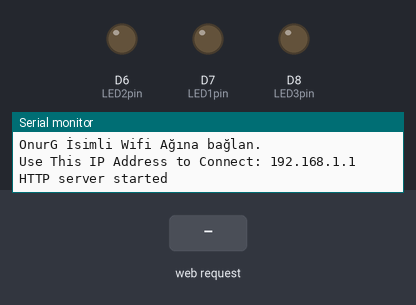
Recording of a sketch running on a simulated ESP8266 (NodeMCU). Parts: output pins drawn as LEDs (lit = HIGH), the last lines printed to the serial monitor. Dashed ring = blinking. Inputs (shaded band) come from the test bench.

Above: at 1.2 s.
1.3 s: HTTP request GET /ledblinkon received
At 1.67 s:
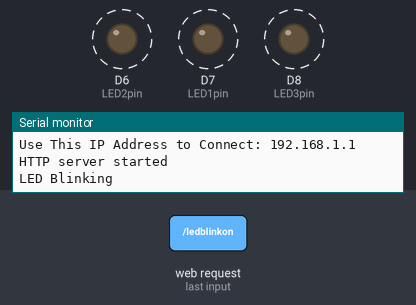
4.3 s: HTTP request GET /led1on received
At 4.45 s:
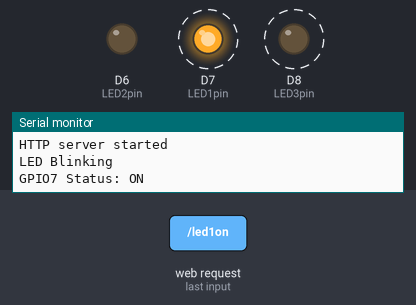
7.3 s: HTTP request GET /led2on received
10.3 s: HTTP request GET /ledblinkoff received
At 11.5 s:
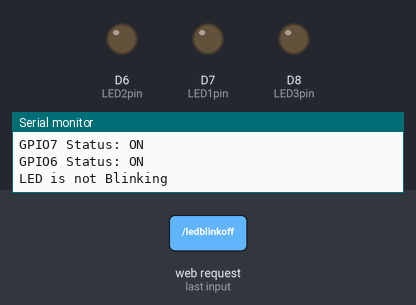
11.8 s: HTTP request GET /ledblinkon received
At 12.0 s:
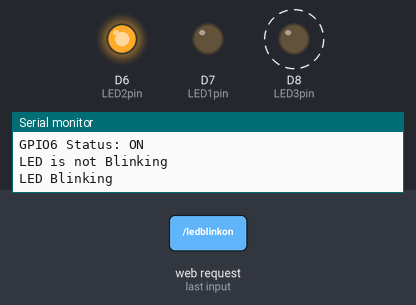
14.8 s: HTTP request GET /led2off received
Timing chart, 0 to 18.8 s (numbered marks = the images above; inputs shaded):
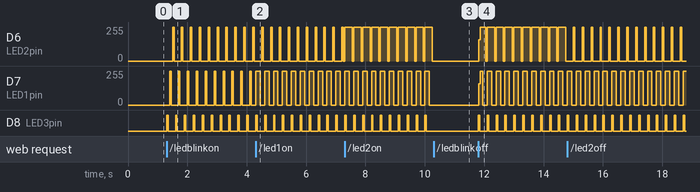

The sketch:

NodeMCU_APmode_3buton_calisan.ino
```cpp
#include <ESP8266WiFi.h>
#include <ESP8266WebServer.h>

/* Put your SSID & Password */
const char* ssid = "OnurG";  // Enter SSID here
const char* password = "123456789";  //Enter Password here

//const char* ssid = "FiberHGW_ZTRF6K_2.4Ghz";  // Enter SSID here
//const char* password = "hUpeexujtd";  //Enter Password here

/* Put IP Address details */
IPAddress local_ip(192,168,1,1);
IPAddress gateway(192,168,1,1);
IPAddress subnet(255,255,255,0);

ESP8266WebServer server(80);

uint8_t LED1pin = D7;
bool LED1status = LOW;
uint8_t LED2pin = D6;
bool LED2status = LOW;
uint8_t LED3pin = D8;
bool LED3status = LOW;


void setup() {
 WiFi.mode(WIFI_AP_STA); //AP ve STA mod tanımlanır ayrıca default IP adresi yerine kendi tanımladığımız bir IP adresi girmek istiyorsak zorunlu bir komuttur.
 pinMode(LED1pin, OUTPUT);
 pinMode(LED2pin, OUTPUT);
 pinMode(LED3pin, OUTPUT);
 Serial.begin(115200);
 Serial.println();
 WiFi.softAPConfig(local_ip, gateway,subnet); //.softAPConfig komutu ile yeni bir IP adresi atanır.
 WiFi.softAP(ssid, password); // yeni kullanıcı adı ve şifre atanır. ÖNEMLİ.. IPConfig atamasından sonra tanımlanmalıdır.
 IPAddress nodemcu_IP = WiFi.softAPIP(); // Kontrol amaçlı atanan Ip adresi seri ekrana yazdırılır.
 Serial.print(ssid); Serial.println(" İsimli Wifi Ağına bağlan.");
 Serial.print("Use This IP Address to Connect: ");
 Serial.println(nodemcu_IP); //Seri ekranda gör.

  server.on("/", handle_OnConnect);
  server.on("/led1on", handle_led1on);
  server.on("/led1off", handle_led1off);
  server.on("/led2on", handle_led2on);
  server.on("/led2off", handle_led2off);
  server.on("/ledblinkon", handle_ledblinkon); //yeni
  server.on("/ledblinkoff", handle_ledblinkoff); //yeni
  server.onNotFound(handle_NotFound);

  server.begin();
  Serial.println("HTTP server started");
}
void loop() {
  server.handleClient();
  if(LED1status)
  {digitalWrite(LED1pin, HIGH);
}
  else
  {digitalWrite(LED1pin, LOW);}

  if(LED2status)
  {digitalWrite(LED2pin, HIGH);
 }
  else
  {digitalWrite(LED2pin, LOW);}

  if(LED3status)

  {digitalWrite(LED3pin,HIGH);
   delay(50);
   digitalWrite(LED3pin,LOW);
   delay(50);
   digitalWrite(LED1pin, HIGH);
   delay(50);
   digitalWrite(LED1pin, LOW);
   delay(50);
   digitalWrite(LED2pin, HIGH);
   delay(50);
   digitalWrite(LED2pin, LOW);
   delay(50);
  }
  else
  {digitalWrite(LED3pin,LOW);
  digitalWrite(LED1pin, LOW);
  digitalWrite(LED2pin, LOW);
  }
}

void handle_OnConnect() {
  LED1status = LOW;
  LED2status = LOW;
  LED3status = LOW;
  Serial.println("GPIO7 Status: OFF | GPIO6 Status: OFF");
  server.send(200, "text/html", SendHTML(LED1status,LED2status,LED3status));
}

void handle_led1on() {
  LED1status = HIGH;
  Serial.println("GPIO7 Status: ON");
  server.send(200, "text/html", SendHTML(true,LED2status,LED3status));
}

void handle_led1off() {
  LED1status = LOW;
  Serial.println("GPIO7 Status: OFF");
  server.send(200, "text/html", SendHTML(false,LED2status,LED3status));
}

void handle_led2on() {
  LED2status = HIGH;
  Serial.println("GPIO6 Status: ON");
  server.send(200, "text/html", SendHTML(LED1status,true,LED3status));
}

void handle_led2off() {
  LED2status = LOW;
  Serial.println("GPIO6 Status: OFF");
  server.send(200, "text/html", SendHTML(LED1status,false,LED3status));
}

void handle_ledblinkon(){
 LED3status = HIGH;
  Serial.println("LED Blinking");
  server.send(200, "text/html", SendHTML(LED1status,LED2status,true));
  }
void handle_ledblinkoff(){
  LED3status = LOW;
  Serial.println("LED is not Blinking");
  server.send(200, "text/html", SendHTML(LED1status,LED2status,false));
  }
void handle_NotFound(){
  server.send(404, "text/plain", "Not found");
}

String SendHTML(uint8_t led1stat,uint8_t led2stat,uint8_t led3stat){
  String ptr = "<!DOCTYPE html> <html>\n";
  ptr +="<head><meta name=\"viewport\" content=\"width=device-width, initial-scale=1.0, user-scalable=no\">\n";
  ptr +="<title>LED Control</title>\n";
  ptr +="<style>html { font-family: Helvetica; display: inline-block; margin: 0px auto; text-align: center;}\n";
  ptr +="body{margin-top: 50px;} h1 {color: #444444;margin: 50px auto 30px;} h3 {color: #444444;margin-bottom: 50px;}\n";
  ptr +=".button {display: block;width: 80px;background-color: #1abc9c;border: none;color: white;padding: 13px 30px;text-decoration: none;font-size: 25px;margin: 0px auto 35px;cursor: pointer;border-radius: 4px;}\n";
  ptr +=".button-on {background-color: #1abc9c;}\n";
  ptr +=".button-on:active {background-color: #16a085;}\n";
  ptr +=".button-off {background-color: #34495e;}\n";
  ptr +=".button-off:active {background-color: #2c3e50;}\n";
  ptr +="p {font-size: 14px;color: #888;margin-bottom: 10px;}\n";
  ptr +="</style>\n";
  ptr +="</head>\n";
  ptr +="<body bgcolor=orange style=color:white>\n"; //background color
  ptr +="<h2>Onur GONULLU</h1>\n";
  ptr +="<h3>IOT DERSI</h2>\n";
  ptr +="<h4>Using Access Point(AP) Mode</h3>\n";

   if(led1stat)
  {ptr +="<p>LED1 Durum: ON</p><a class=\"button button-off\" href=\"/led1off\">OFF</a>\n";}
  else
  {ptr +="<p>LED1 Durum: OFF</p><a class=\"button button-on\" href=\"/led1on\">ON</a>\n";}

  if(led2stat)
  {ptr +="<p>LED2 Durum: ON</p><a class=\"button button-off\" href=\"/led2off\">OFF</a>\n";}
  else
  {ptr +="<p>LED2 Durum: OFF</p><a class=\"button button-on\" href=\"/led2on\">ON</a>\n";}

//LED3pin

  if(led3stat)
  {ptr +="<p>BLINK Durumu: ON</p><a class=\"button button-off\" href=\"/ledblinkoff\">NO BLINK</a>\n";} //yeni button tipi eklemeye gerek yok..
  else
  {ptr +="<p>BLINK Durumu: OFF</p><a class=\"button button-on\" href=\"/ledblinkon\">BLINK</a>\n";}


  ptr +="</body>\n";
  ptr +="</html>\n";
  return ptr;
}
```

Measured:
- after the input at 1.3 s, D6 (LED2pin): alternates 255/255 for 0.05 s and 0/255 for 0.25 s, starting after 0.20 s; D7 (LED1pin): alternates 255/255 for 0.05 s and 0/255 for 0.25 s, starting after 0.10 s; D8 (LED3pin): alternates HIGH for 0.05 s and LOW for 0.25 s, starting at once
- after the input at 10.3 s, D6 (LED2pin), D7 (LED1pin): stops changing and stays 0/255; D8 (LED3pin): stops changing and stays LOW
- after the input at 11.8 s, D6 (LED2pin), D7 (LED1pin): 0/255 → 160/255 at once, then moves between 0/255 and 255/255, repeating every 0.90 s; D8 (LED3pin): alternates HIGH for 0.05 s and LOW for 0.25 s, starting at once
